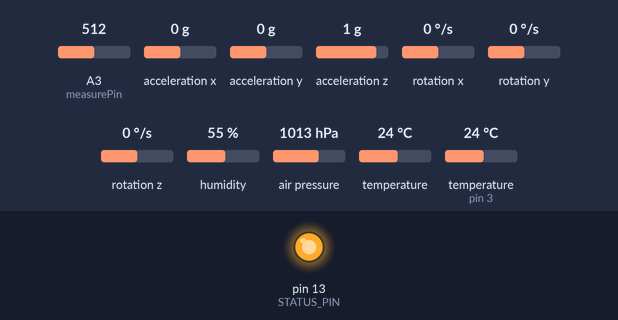
Simulated run of this sketch. Board: Arduino Uno, built with avr-gcc and run on an emulated ATmega328P. On the bench: output pins drawn as LEDs (lit = HIGH). Wiring (inferred from the names in the program): MPU-6050 motion sensor at I2C address 0x68. The test bench sets the inputs (shaded band); at power-on: A3 (measurePin) = 512, acceleration x 0 g, acceleration y 0 g, acceleration z 1 g, rotation x 0 °/s, rotation y 0 °/s, rotation z 0 °/s, humidity 55 %, air pressure 1013 hPa, temperature 24 °C, temperature (sensor on pin 3) 24 °C. No radio packets arrive unless stated; what the sketch prints to the serial monitor is not drawn.

Above: at 0.1 s.
At 2.3 s:
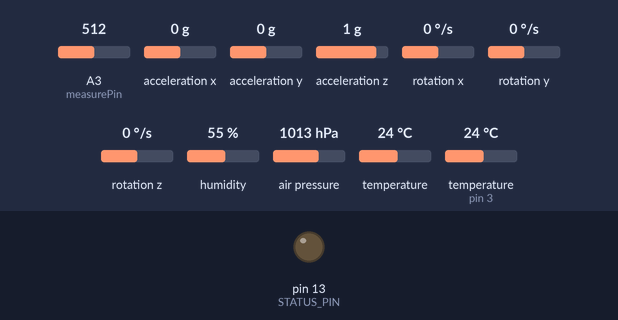
Timing chart, 0 to 3.8 s (numbered marks = the images above):
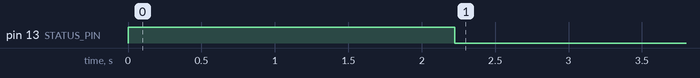

The sketch:

transmitter.ino
```cpp
#include <nRF24L01.h>       //header file for rf
#include <RF24.h>           //header file for rf
#include <RF24_config.h>    //header file for rf
#include <DHT.h>            //header file for DHT11
#include <Adafruit_BMP085.h>//header file for BMP180
#include <Wire.h>           ////header file for I2c protocol also supports for mpu

#define DHTPIN 3                // Digital pin def for DHT 11. Don't connect to pin 0 or pin 1 can define for any other pin
#define DHTTYPE DHT11           // Define DHT11 module.
int measurePin = A3;            //dust sensor

                    //Global defination for MPU6050
                    #define STATUS_PIN                      13

                    #define MPU_POWER_REG                   0x6B
                    #define MPU_POWER_CYCLE                 0b00000000
                    #define MPU_READ_TIMEOUT                2000
                    #define MPU_SAMP_FREQ                   250

                    #define MPU_GYRO_CFG_REG                0x1B
                    #define MPU_GYRO_READ_REG               0x43
                    #define MPU_GYRO_READ_REG_SIZE          6
                    #define MPU_GYRO_CFG_250DEG             0b00000000
                    #define MPU_GYRO_READINGSCALE_250DEG    131.0
                    #define MPU_GYRO_CFG_500DEG             0b00001000
                    #define MPU_GYRO_READINGSCALE_500DEG    65.5
                    #define MPU_GYRO_CFG_1000DEG            0b00010000
                    #define MPU_GYRO_READINGSCALE_1000DEG   32.8
                    #define MPU_GYRO_CFG_2000DEG            0b00011000
                    #define MPU_GYRO_READINGSCALE_2000DEG   16.4
                    #define MPU_CALIBRATE_READING_NUM       2000


                    #define MPU_ACCEL_CFG_REG               0x1C
                    #define MPU_ACCEL_READ_REG              0x3B
                    #define MPU_ACCEL_READ_REG_SIZE         6
                    #define MPU_ACCEL_CFG_2G                0b00000000
                    #define MPU_ACCEL_READINGSCALE_2G       16384.0
                    #define MPU_ACCEL_CFG_4G                0b00001000
                    #define MPU_ACCEL_READINGSCALE_4G       8192.0
                    #define MPU_ACCEL_CFG_8G                0b00010000
                    #define MPU_ACCEL_READINGSCALE_8G       4096.0
                    #define MPU_ACCEL_CFG_16G               0b00011000
                    #define MPU_ACCEL_READINGSCALE_16G      2048.0

                    #define MPU1_I2C_ADDRESS                0b1101000

                    //variables declearation for MPU

                                  float gForceX, gForceY, gForceZ;
                                  float rotX, rotY, rotZ;
                                  float calibX, calibY, calibZ;
                                  long loopTimer = 0; //variable to calibrate sensor.


                                  unsigned int samplingTime = 280;
                                  unsigned int deltaTime = 40;
                                  unsigned int sleepTime = 9680;

float voMeasured = 0;
float calcVoltage = 0;
float dustDensity = 0;


DHT dht(DHTPIN, DHTTYPE);       //create DHT object called dht.
Adafruit_BMP085 bmp;            //forward declearation.


RF24 transmit (9,8); //ce,csn                    //create RF24 object called transmit

byte address [5] = "00001";                     //set address to 00001

typedef struct
  {
    float temperature = 0;
    float humidity = 0;
    float pressure = 0;
    float altitude = 0;
    float ax = 0;
    float ay = 0;
    float az = 0;
    float ds = 0;
  }Package;

Package data;

void setup() {
  Serial.begin(9600);
  dht.begin();  //dht
  bmp.begin();  //bmp
  // mpu
            pinMode(STATUS_PIN,OUTPUT); //for debugging led pin 13
            digitalWrite(STATUS_PIN, LOW);
            Wire.begin();
            SetupMPU();
            calibrateGyro();

  //mpu
  transmit.begin();
  transmit.openWritingPipe(address);            //open writing pipe to address 00001
  transmit.setPALevel(RF24_PA_MIN);             //set RF power output to minimum
  transmit.setDataRate(RF24_250KBPS);           //set data rate to 250kbps
  transmit.setChannel(100);                               //set frequency to channel 100
  transmit.stopListening();
  }


void loop() {

                   if(ReadMPU())
                     {
                        while(micros() - loopTimer < 1000);
                        loopTimer = micros();
                     }
  //dust
float  voMeasured = analogRead(measurePin);

  delayMicroseconds(deltaTime);

  delayMicroseconds(sleepTime);

float calcVoltage = voMeasured*(5.0/1024);
float  dustDensity = 0.17*calcVoltage-0.1;


  data.temperature = ((dht.readTemperature()+bmp.readTemperature())/2);
  data.humidity = dht.readHumidity();
  data.pressure = bmp.readPressure();
  data.altitude = bmp.readAltitude(101500);
  data.ax = gForceX;
  data.ay = gForceY;
  data.az = gForceZ;
  data.ds = dustDensity;


        transmit.write(&data,sizeof(data));         //transmit temperature
        transmit.write(&data,sizeof(data));         //transmit humidity
        transmit.write(&data,sizeof(data));         //transmit pressure
        transmit.write(&data,sizeof(data));         //transmit altitude
        transmit.write(&data,sizeof(data));         //transmit acceleration x
        transmit.write(&data,sizeof(data));         //transmit acceleration y
        transmit.write(&data,sizeof(data));         //transmit acceleration z
        transmit.write(&data,sizeof(data));         //dust


  delay(100);                                 //delay to prevent false rainfall readings


  Serial.println(data.ds);

}

//MPU custom function to call on

          void SetupMPU()   // function to setup MPU6050
            {
              Wire.beginTransmission(MPU1_I2C_ADDRESS);
              Wire.write(MPU_POWER_REG);
              Wire.write(MPU_POWER_CYCLE);
              Wire.endTransmission();
              Wire.beginTransmission(MPU1_I2C_ADDRESS);
              Wire.write(MPU_GYRO_CFG_REG);
              Wire.write(MPU_GYRO_CFG_250DEG);
              Wire.endTransmission();
              Wire.beginTransmission(MPU1_I2C_ADDRESS);
              Wire.write(MPU_ACCEL_CFG_REG);
              Wire.write(MPU_ACCEL_CFG_2G);
              Wire.endTransmission();
            }


                                  bool ReadMPU()  // function to read MPU
                                  {
                                    if(MPUReadAccel() && MPUReadGyro())
                                    {
                                  //    calcRotation();
                                  //    printData();
                                      return true;
                                    }
                                    return false;
                                  }


                                               bool MPUReadAccel()
                                              {
                                                Wire.beginTransmission(MPU1_I2C_ADDRESS);
                                                Wire.write(MPU_ACCEL_READ_REG);
                                                Wire.endTransmission();
                                                Wire.requestFrom(MPU1_I2C_ADDRESS, MPU_ACCEL_READ_REG_SIZE);
                                                long timeout = millis() + MPU_READ_TIMEOUT;
                                                while(Wire.available() < MPU_ACCEL_READ_REG_SIZE && timeout < millis());
                                                if (timeout <= millis()) return false;
                                                gForceX = (long)(Wire.read() << 8 | Wire.read()) / MPU_ACCEL_READINGSCALE_2G;
                                                gForceY = (long)(Wire.read() << 8 | Wire.read()) / MPU_ACCEL_READINGSCALE_2G;
                                                gForceZ = (long)(Wire.read() << 8 | Wire.read()) / MPU_ACCEL_READINGSCALE_2G;
                                                return true;
                                              }

bool MPUReadGyro()
{
  Wire.beginTransmission(MPU1_I2C_ADDRESS);
  Wire.write(MPU_GYRO_READ_REG);
  Wire.endTransmission();
  Wire.requestFrom(MPU1_I2C_ADDRESS, MPU_GYRO_READ_REG_SIZE);
  long timeout = millis() + MPU_READ_TIMEOUT;
  while(Wire.available() < MPU_ACCEL_READ_REG_SIZE && timeout < millis());
  if (timeout <= millis()) return false;
  rotX = (long)(Wire.read() << 8 | Wire.read()) / MPU_GYRO_READINGSCALE_250DEG;
  rotY = (long)(Wire.read() << 8 | Wire.read()) / MPU_GYRO_READINGSCALE_250DEG;
  rotZ = (long)(Wire.read() << 8 | Wire.read()) / MPU_GYRO_READINGSCALE_250DEG;

  return true;
}


void calibrateGyro() //2nd function on setup for calibrating gyro in setup.
{
  loopTimer = 0;

  digitalWrite(STATUS_PIN, HIGH);
 // Serial.println("Calibrating Gyro");

  calibX = 0;
  calibY = 0;
  calibZ = 0;


  for(int i=0; i<MPU_CALIBRATE_READING_NUM;i++)
  {
    if(MPUReadGyro())
    {
      calibX += rotX;
      calibY += rotY;
      calibZ += rotZ;

      //wait for the next sample cycle
      while(micros() - loopTimer < 1000);
      loopTimer = micros();
    }
    else
    {
      i--;
    }
  }
  calibX = calibX / MPU_CALIBRATE_READING_NUM;
  calibY = calibY / MPU_CALIBRATE_READING_NUM;
  calibZ = calibZ / MPU_CALIBRATE_READING_NUM;

//  Serial.print("x: ");
//  Serial.print(calibX);
//  Serial.print("y: ");
//  Serial.print(calibY);
//  Serial.print("z: ");
//  Serial.println(calibZ);
//
//  Serial.println("Calibration Done.");
//
  digitalWrite(STATUS_PIN, LOW);
}
```
